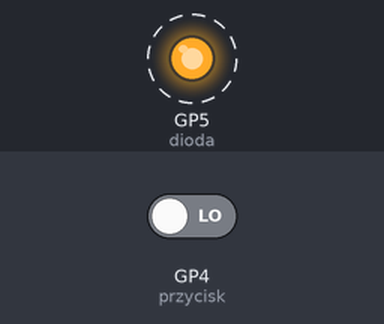
Simulated run of this program. Board: Raspberry Pi Pico running MicroPython. On the bench: output pins drawn as LEDs (lit = HIGH). Dashed ring = blinking. The test bench sets the inputs (shaded band); at power-on: GP4 (przycisk) LOW.

Above: at 0.2 s.
Timing chart, 0 to 3.0 s (numbered marks = the images above):
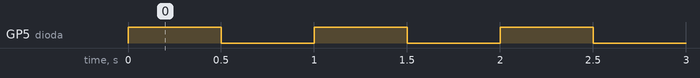

Measured:
- by itself, GP5 (dioda): alternates HIGH for 0.50 s and LOW for 0.50 s

The program:

button_led_demo.py
```python
from machine import Pin
import time

dioda = Pin(5, Pin.OUT)
przycisk = Pin(4, Pin.IN, Pin.PULL_DOWN)

while True:
    if przycisk.value() == 0:
            dioda.value(1)
            time.sleep(0.5)
            dioda.value(0)
            time.sleep(0.5)
```
